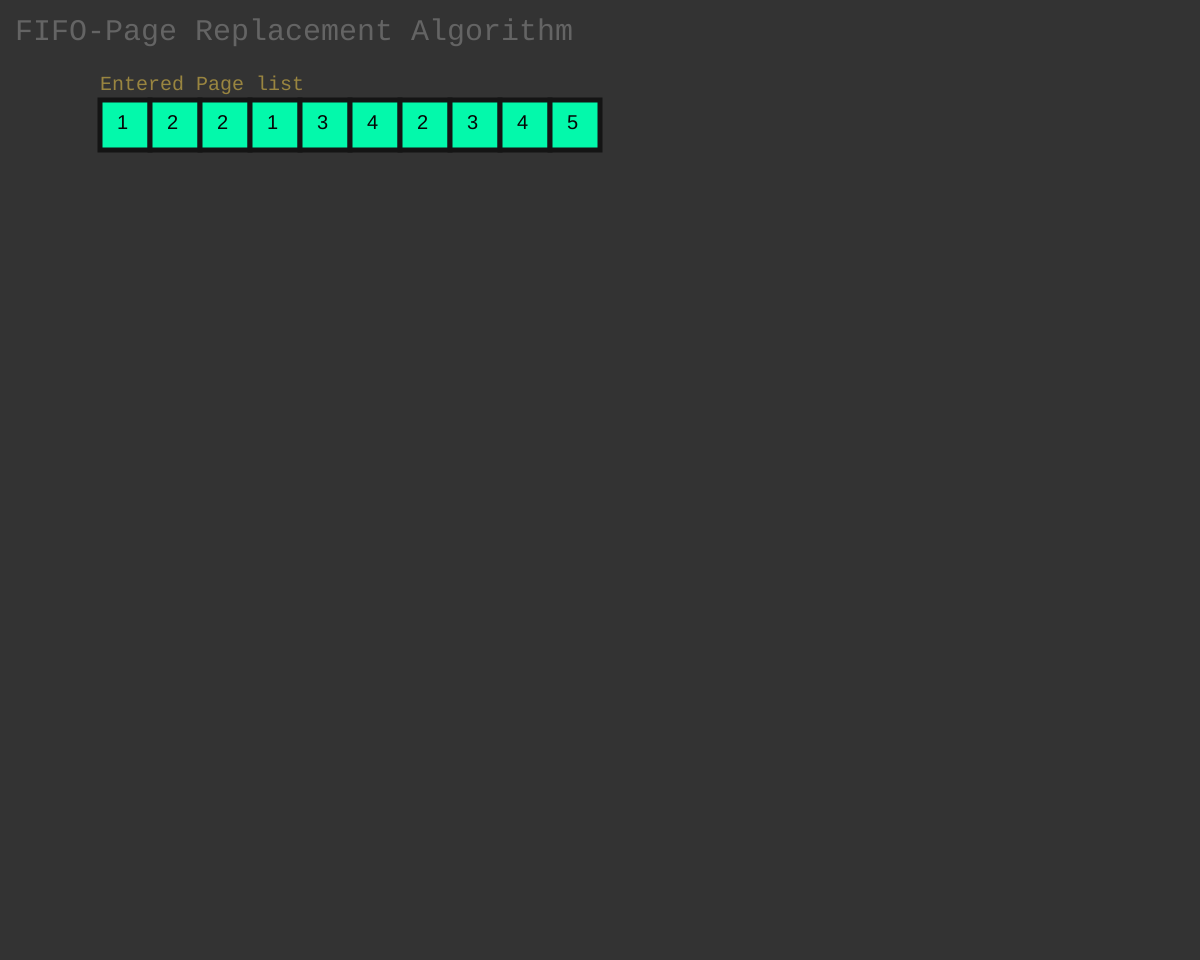
Frame 1 (no input)
Frame 60 (no input): identical to frame 1, image omitted
Frame 120 (the mouse pressed at the canvas centre since frame 60): identical to frame 1, image omitted

The p5.js sketch that drew this single still picture (run headless with seeded random() and noise() and a simulated clock; from frame 60 on, the mouse is pressed at the canvas centre):

// p5.js sketch
// ── sketch.js
var page=[1,2,2,1,3,4,2,3,4,5];
var pageFrame=3;
var pageReplace=[];

/*var page=[];
var pageFrame=0;
var pageReplace=[];
*/

var isRun=false;
var NumFault=0;
var k=0;
var p=0;
function setup() 
{
	createCanvas(windowWidth, windowHeight-40);
	
	input1=createInput();
	
	bpageframe = createButton("page frame");
	bpageframe.mouseClicked(bpageframe_click);
	
	input2=createInput();
	
	bpageEnter=createButton("Enter page");
	bpageEnter.mouseClicked(bpageEnter_click);
	
	brun=createButton("Run");
	brun.mouseClicked(brun_click);
	
	bnext=createButton("Next");
	bnext.mouseClicked(bnext_click);
	
}

function draw() 
{
	background(51);
	drawName();
	
	push();
	fill(3, 249, 171);
	stroke(20);
	strokeWeight(5);
	var x=100;
	var y=100;
	if(page.length>=10)
	{
		bpageEnter.attribute("disabled","");
	}
	for(var i=0;i<page.length;i++)
	{
		rect(x+i*50,y,50,50);
		push();
		noStroke();
		textSize(20);
		fill(7,7,7);
		text(page[i],x+17+i*50,129);
		pop();
	}
	pop();
	
	push();
		textFont('monospace');
		textSize(20);
		fill(153, 133, 64);
		text("Entered Page list", 100, 90);
	pop();
	
	
	if(isRun==true)
	{
		for(var i=0;i<page.length;i++)
		{
			
			push();
			fill(3, 249, 171);
			strokeWeight(5);
			if(k==i)
			{
				stroke(255, 204, 0);
			}
			else
			{
				stroke(20);
			}
			rect(x+i*50,y,50,50);
			pop();
			push();
			noStroke();
			textSize(20);
			fill(7,7,7);
			text(page[i],x+17+i*50,129);
			pop();
		}
		
		push();
		fill(252, 93, 226);
		stroke(20);
		strokeWeight(5);
		
		
		
		x=100;
		y=250;
		for(var i=0;i<pageFrame;i++)
		{
			rect(x+i*50,y,50,50);
			push();
			noStroke();
			textSize(20)
			fill(7,7,7);
			if(pageReplace[i]!=0)
			{
				text(pageReplace[i],x+17+i*50,279);
			}
			pop();
		}
		pop();
		
		push();
		stroke(20);
		strokeWeight(5);
		fill(132, 93, 191);
		rect(800,100,50,50);
		noStroke();
		textSize(20);
		fill(7,7,7);
		text(NumFault,820,120);
		
		textFont('monospace');
		textSize(20);
		fill(153, 133, 64);
		text("NUM OF FAULT", 770, 95);
		
		text("page frame",100,240);
		
		pop();		
	}
}

function drawName()
{
	push();
	textFont('monospace');
	textSize(30);
	fill(100);
	text("FIFO-Page Replacement Algorithm", 15, 40);
	pop();
}

function bpageframe_click()
{
	var zero=0;
	if(input1.value()!="" & input1.value()<=4)
	{
		pageFrame=input1.value();
		bpageframe.attribute("disabled","");
		for(var i=0;i<pageFrame;i++)
		{
			pageReplace.push(zero);
		}
	}
	else{}
}

function bpageEnter_click()
{
	if(input2.value()!="")
	{
		page.push(input2.value());
	}
	else
	{
	}
}

function brun_click()
{
	isRun=true;
	bpageEnter.attribute("disabled","");
	//print("pageframe");
	//print(pageFrame);
	//print("page");
	//print(page);
	brun.attribute("disabled","");
}

function bnext_click()
{
	var isFound=false;
	print("k");
	print(k);
	
		
	if(k<page.length)
	{
		for(var i=0;i<pageReplace.length;i++)
		{
			if(pageReplace[i]==page[k])
			{
				isFound=true;
				break;
			}
		}
		
		if(isFound!=true)
		{
			pageReplace[p]=page[k];
			NumFault+=1;
			if(p<(pageFrame-1))
			{
				p=p+1;
			}
			else
			{
				p=0;
			}
		}
		k=k+1;
	}
	else{
		bnext.attribute("disabled","");
	}
	
	
}
